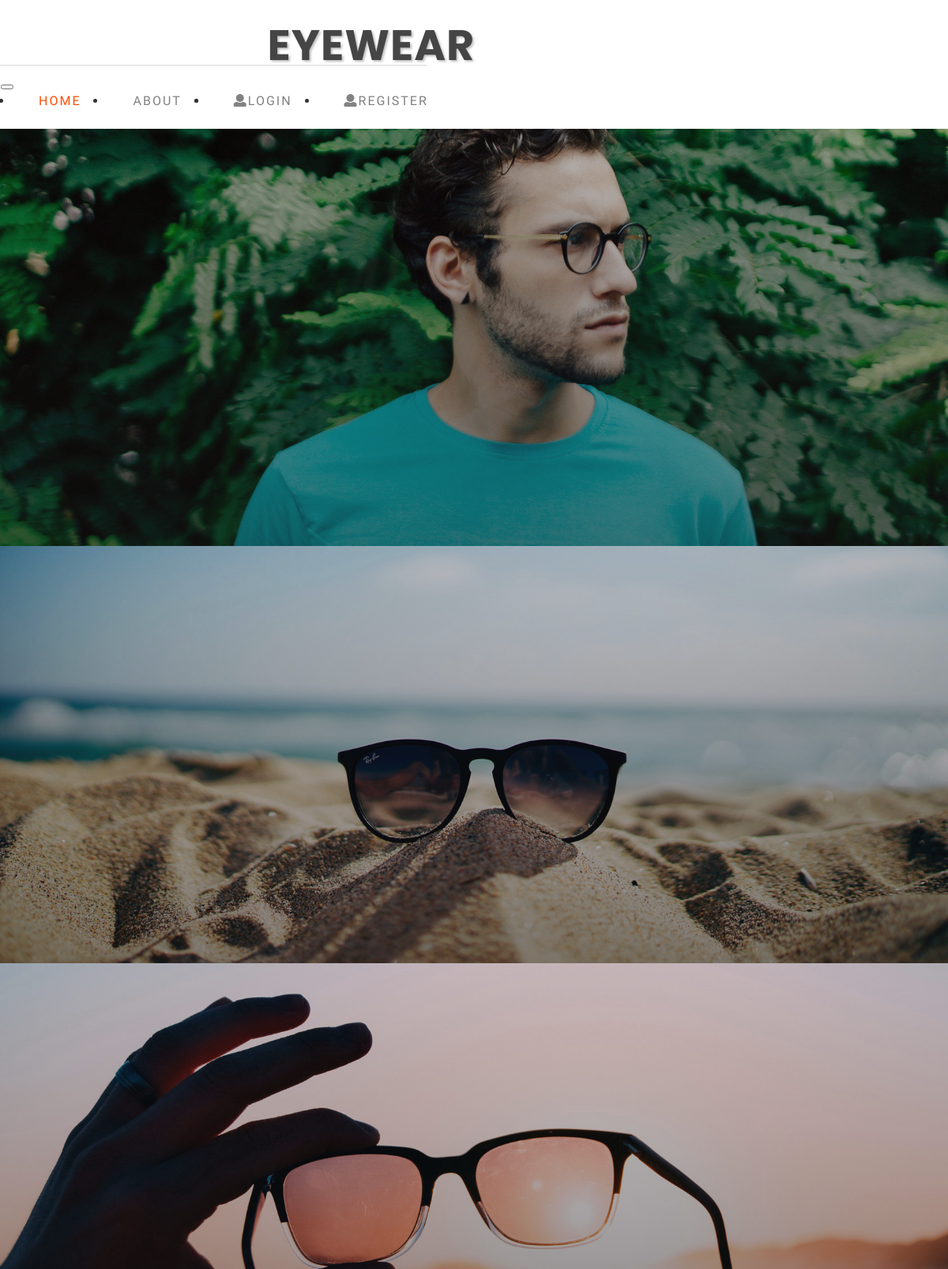
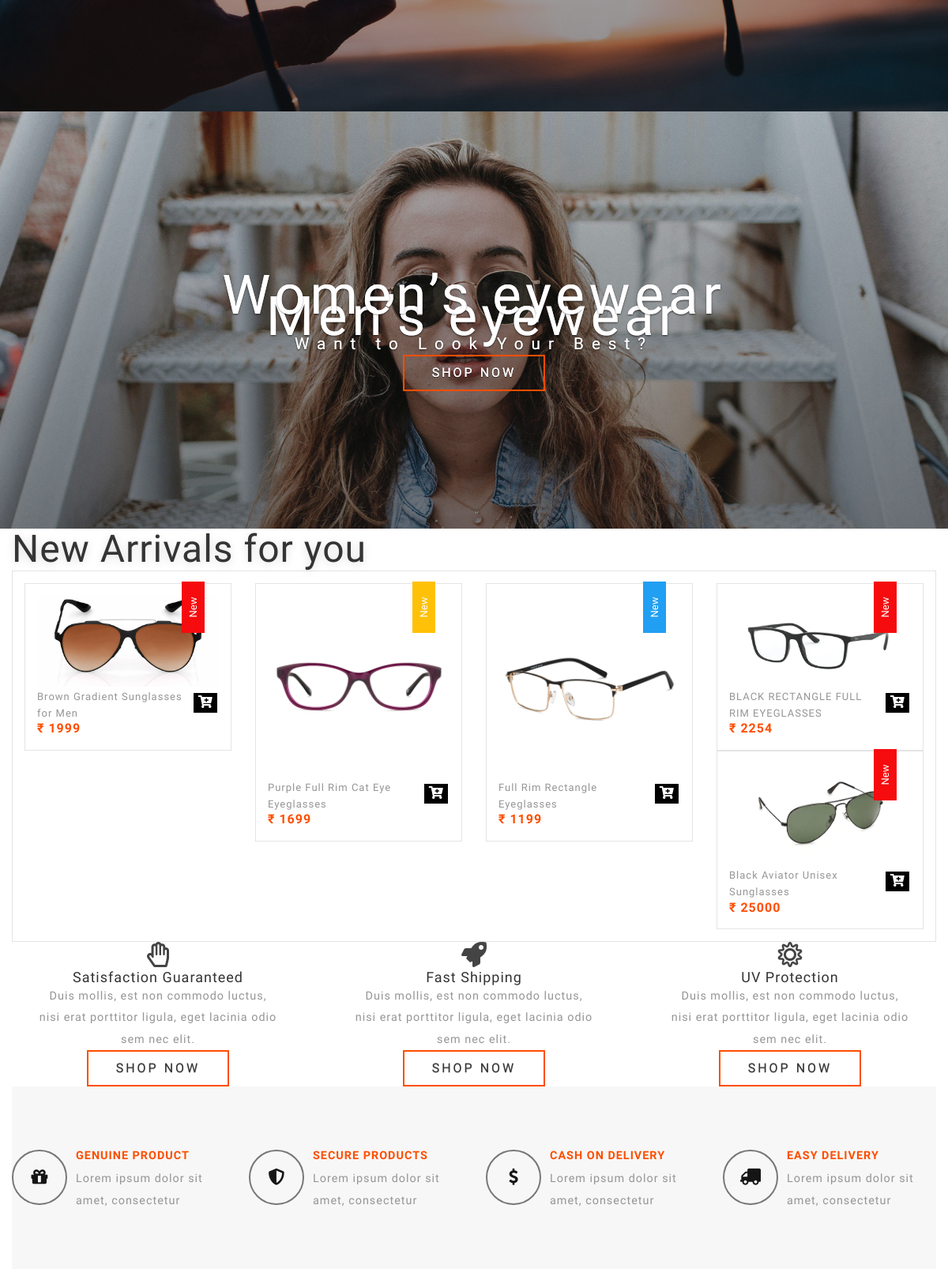
The page / (upper part) on the database its author committed (2 pictures, top to bottom).
### tables this page shows
CREATE TABLE `product_detail` (
  `product_id` int(11) NOT NULL,
  `cat_id` int(11) DEFAULT NULL,
  `l_id` int(11) DEFAULT NULL,
  `product_name` varchar(200) DEFAULT NULL,
  `product_image` varchar(100) DEFAULT NULL,
  `product_description` varchar(500) DEFAULT NULL,
  `product_price` int(10) DEFAULT NULL,
  `quantity` int(10) DEFAULT NULL,
  `status` int(5) DEFAULT NULL
);

### index.php (the view, shortened to what this page needs)
<?php
					include "header.php";
			 ?>
		<div class="banner">
			<div id="carouselExampleIndicators" class="carousel slide" data-ride="carousel">
				<div class="carousel-inner" role="listbox">
					<div class="carousel-item active">
						<div class="carousel-caption text-center">
							<h3>Men’s eyewear
							</h3>
							<a href="shop.php" class="btn btn-sm animated-button gibson-three mt-4">Shop Now</a>
						</div>
					</div>
					<div class="carousel-item item2">
						<div class="carousel-caption text-center">
							<h3>Women’s eyewear
								<span>Want to Look Your Best?</span>
							</h3>
							<a href="shop.php" class="btn btn-sm animated-button gibson-three mt-4">Shop Now</a>
						</div>
					</div>
					<div class="carousel-item item3">
						<div class="carousel-caption text-center">
							<h3>Men’s eyewear
							</h3>
							<a href="shop.php" class="btn btn-sm animated-button gibson-three mt-4">Shop Now</a>
						</div>
					</div>
					<div class="carousel-item item4">
						<div class="carousel-caption text-center">
							<h3>Women’s eyewear
								<span>Want to Look Your Best?</span>
							</h3>
							<a href="shop.php" class="btn btn-sm animated-button gibson-three mt-4">Shop Now</a>
						</div>
					</div>
				</div>
			</div>
		</div>
	<section class="banner-bottom-wthreelayouts py-lg-5 py-3">
		<div class="container-fluid">
			<div class="inner-sec-shop px-lg-4 px-3">
				<h3 class="tittle-w3layouts my-lg-4 my-4">New Arrivals for you </h3>
				<div class="wrapper_top_shop">
								<div class="row">
									<?php
							$qry = "SELECT * FROM product_detail WHERE status=1 AND quantity>1 ORDER BY product_id";
							$result = mysqli_query($con,$qry);
							while($row=mysqli_fetch_array($result))
							{
								$slid=$row['l_id'];
								$proid=$row['product_id'];
						?>
									<div class="col-md-3 product-men women_two shop-gd">
										<div class="product-googles-info googles">
											<div class="men-pro-item">
												<div class="men-thumb-item">
													<img src="products/<?php echo $row['product_image']; ?>" class="img-fluid" alt="">
													<span class="product-new-top">New</span>
												</div>
												<div class="item-info-product">
													<div class="info-product-price">
														<div class="grid_meta">
															<div class="product_price">
																<h4>
																	<a href="single.php?pid=<?php echo $row['product_id'];?>"><?php echo $row['product_name']; ?></a>
																</h4>
																<div class="grid-price mt-2">
																	<span class="money ">₹ <?php echo $row['product_price']; ?></span>
																</div>
															</div>
														</div>
														<div class="googles single-item hvr-outline-out">
											<?php
											if(!isset($_SESSION['useremail'])){
										?>
												<button type="submit" class="googles-cart pgoogles-cart" style="background-color: black; color: white" onclick="return confirm('You need to login first!!');">
													<i class="fas fa-cart-plus"></i>
												</button>
												<?php
											}
											else{
											?>
											<a href="addtocart.php?slid=<?php echo $slid;?>&proid=<?php echo $proid;?>"><input type="submit" class="button" value="Add to cart" style="background-color: black; color: white"></a>
										<?php
											}
										?>
										</div>
													</div>
													<div class="clearfix"></div>
												</div>
											</div>
										</div>
									</div>
								<?php } ?>
								</div>
						</div>
					</div>
<?php include"footer.php"; ?>

### css/shop.css (style rules this page uses)
body { font-family: 'Inconsolata', monospace; }
.googles-cart { font-size: 1em; color: #fff; margin: 0; text-decoration: none; text-transform: capitalize; border: none; background: none; outline: none; -webkit-transition: .5s all; -moz-transition: .5s all; transition: .5s all; }
.men-pro-item { position: relative; }
.product-men:nth-child(2) .product-new-top, .product-men:nth-child(6) .product-new-top, .product-men:nth-child(7) .product-new-top { background: #FFC107; -webkit-transform: rotate(-90deg); -moz-transform: rotate(-90deg); -ms-transform: rotate(-90deg); -o-transform: rotate(-90deg); }
.product-new-top, .product-men:nth-child(8) .product-new-top, .product-new-top, .product-men:nth-child(3) .product-new-top { background: #219ff3; -webkit-transform: rotate(-90deg); -moz-transform: rotate(-90deg); -ms-transform: rotate(-90deg); -o-transform: rotate(-90deg); }
.product-new-top { background: #F60B0E; color: #fff; right: -18px; position: absolute; top: 10px; width: 79px; font-size: 13px; height: 29px; text-align: center; line-height: 2.3; }
span.money { font-size: 1em; color: #ff4e00; font-weight: 700; letter-spacing: 1px; }
.product-googles-info { padding: 15px; border: 1px solid #e4e4e4; }
.btn { display: inline-block; }
.product_price h4 a { color: #959596; font-size: 0.8em; font-family: 'Inconsolata', monospace; }
.wrapper_top_shop { padding: 15px; border: 1px solid #e4e4e4; }
.wrapper_top_shop h4 { font-size: 1.2em; }
.men-thumb-item { text-align: center; position: relative; }
.item-info-product { text-align: center; }
.product-men img { width: 100%; }
.grid_meta { float: left; width: 80%; text-align: left; }
button.googles-cart { font-size: 1.4em; color: #333; border: none; text-align: center; border-left: none !important; background: none; margin-top: 0.5em; cursor: pointer; }
.googles.single-item { float: right; }
@media (max-width:1280px) { .item-info-product h4 a { font-size: 13px; } }
@media (max-width:1280px) { .googles.single-item { float: right; width: 15%; } }
@media (max-width:1280px) { .product-new-top { right: 0; top: 0; width: 65px; font-size: 13px; height: 29px; line-height: 2.3; } }
@media (max-width:1280px) { button.googles-cart { font-size: 1em; } }

### css/contact.css (style rules this page uses)
body a { text-decoration: none; transition: 0.5s all; -webkit-transition: 0.5s all; -moz-transition: 0.5s all; -o-transition: 0.5s all; -ms-transition: 0.5s all; }

### css/easy-responsive-tabs.css (style rules this page uses)
body { margin: 0px; padding: 0px; }

### css/checkout.css (style rules this page uses)
body a { transition: 0.5s all; -webkit-transition: 0.5s all; -o-transition: 0.5s all; -moz-transition: 0.5s all; -ms-transition: 0.5s all; }

### rows shown on the page
product_detail: product_image (picture), product_name "Brown Gradient Sunglasses for Men", product_price "1999"
product_detail: product_image (picture), product_name "Purple Full Rim Cat Eye Eyeglasses", product_price "1699"
product_detail: product_image (picture), product_name "Full Rim Rectangle Eyeglasses", product_price "1199"
product_detail: product_image (picture), product_name "BLACK RECTANGLE FULL RIM EYEGLASSES", product_price "2254"
product_detail: product_image (picture), product_name "Black Aviator Unisex Sunglasses", product_price "25000"
